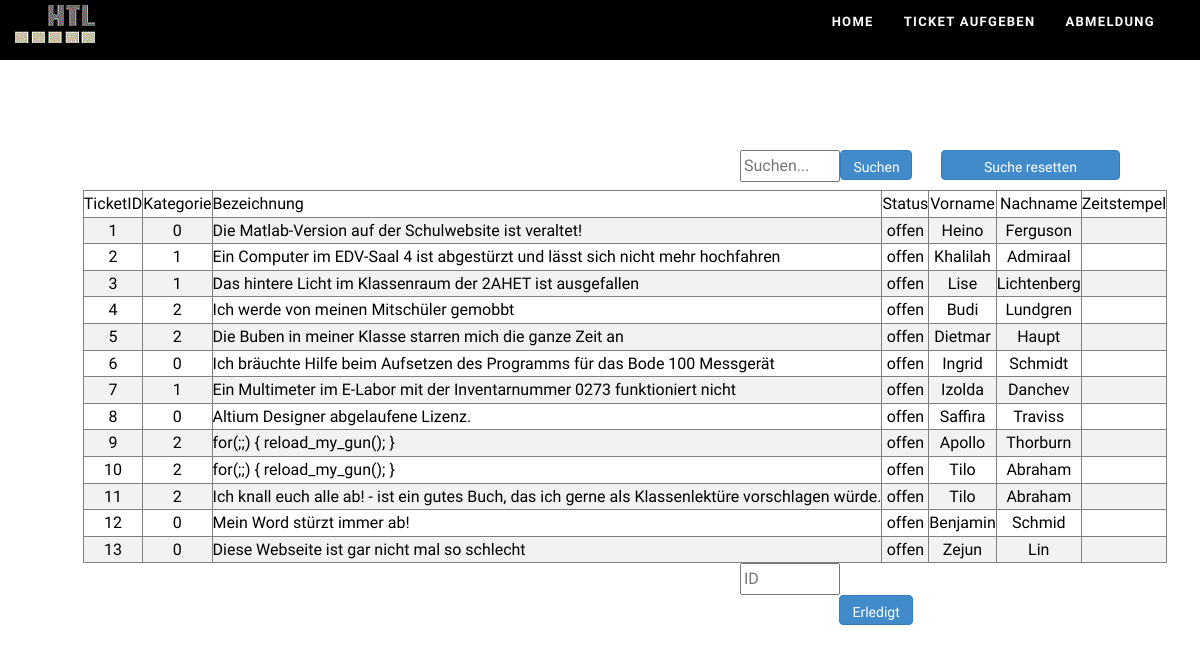
Page /data.php (signed in) on the committed database.
### tables this page shows
CREATE TABLE auftraggeber(
   auftraggeberID int(11) NOT NULL AUTO_INCREMENT
   ,vorname VARCHAR(20)
   ,nachname VARCHAR(20) 		
   ,ticket int(11)  
   ,PRIMARY KEY (auftraggeberID)
   ,FOREIGN KEY (ticket) references ticket(ticketID)
   );

CREATE TABLE ticket(
   ticketID int(11) NOT NULL AUTO_INCREMENT
   ,bez VARCHAR(600) 		
   ,prio int(11)
   ,status VARCHAR(20)
   ,datum timestamp
   ,kat int(11)   
   ,PRIMARY KEY (ticketID)
   ,FOREIGN KEY (kat) references kat(katID)
   );

### data.php (the view, shortened to what this page needs)
<!DOCTYPE html>
<html class="no-js">
<head>
    <link href="assets/plugins/isotope/isotope.css" rel="stylesheet" media="screen" />
    <link href="assets/plugins/fancybox/jquery.fancybox.css" rel="stylesheet" />
    <link href="assets/plugins/IconHoverEffects-master/css/component.css" rel="stylesheet" />
    <link href="assets/plugins/bootstrap/bootstrap.css" rel="stylesheet" />
    <link href="assets/css/about-achivements.css" rel="stylesheet" />
    <link id="mainStyle" href="assets/css/style-green.css" rel="stylesheet" />
</head>
<body>
    <div class="navbar navbar-fixed-top" role="navigation">
        <div class="container">
            <div class="navbar-header">
                <a class="navbar-brand" href="https://www.htl-hl.ac.at" >
                    <img src="assets/img/htL_logo.gif" alt="" title="Hiermit gelangen sie zurück zur Webseite der HTL Hollabrunn"/>
                </a>
            </div>
            <div class="navbar-collapse collapse" data-scrollreveal="enter from the right 50px">
                <ul class="nav navbar-nav">
                    <li class=""><a href="index.html">Home</a></li>
                    <li><a href="ticket.html">Ticket aufgeben</a></li>
                    <li><a href="logout.php">Abmeldung</a></li>
                </ul>
            </div>
        </div>
    </div>
                    <div  id="data1" >
						<?php
							$ID=$_SESSION['ID'];
							$dbc=mysqli_connect("localhost","root","") or die("MySQL nicht verfuegbar");
							mysqli_select_db($dbc,"troubleticket") or die("Verbindung zur Datenbank fehlgeschlagen");
							if($ID==1){$wantedkat=0;}
							else if($ID==2){$wantedkat=1;}
							else if($ID==3){$wantedkat=2;}
							else if($ID=='admin'){$wantedkat=99;}
							echo '<form action="suchen.php" method="POST" autocomplete="off" style="margin-left:60%; float:left;">
									<input type="search" placeholder="Suchen..." name="search" style="width:100px;">
									<input type="submit" style="height: 30px; margin-bottom: 10px; float:right;" class="col-md-5 btn btn-primary" value="Suchen">
								 </form>';
							echo '<form action="reset.php" method="POST" autocomplete="off" style="margin-right:7%;">
									<input type="submit" style="height: 30px; margin-bottom: 10px; float:right;" class="col-md-2 btn btn-primary" value="Suche resetten">
								 </form>';
							if(isset($search))
							{
								if($wantedkat==99)
								{
									$result = mysqli_query ($dbc," SELECT * FROM ticket JOIN auftraggeber ON ticketID=ticket WHERE bez like '%$search%'");
								}
								else
								{
									$result = mysqli_query ($dbc," SELECT * FROM ticket JOIN auftraggeber ON ticketID=ticket WHERE bez like '%$search%' having kat=$wantedkat and status='offen'");
								}
							}
							else
							{
								if($wantedkat==99)
								{
									$result = mysqli_query ($dbc," SELECT * FROM ticket JOIN auftraggeber ON ticketID=ticket");
								}
								else
								{
									$result = mysqli_query ($dbc," SELECT * FROM ticket JOIN auftraggeber ON ticketID=ticket WHERE kat=$wantedkat AND status='offen' ORDER BY prio DESC");
								}
							}
							echo '<table border="1" align="center">';
							echo '<tr>
									<td align="center">TicketID</td>
									<td align="center">Kategorie</td>
									<td>Bezeichnung</td>
									<td align="center">Status</td>
									<td align="center">Vorname</td>
									<td align="center">Nachname</td>
									<td align="center">Zeitstempel</td>
								  </tr>';
							while ( $row = mysqli_fetch_array ( $result ))
							{
								echo '
									<tr>
										<td align="center">'.$row["ticketID"].'</td>
										<td align="center">'.$row['kat'].'</td>
										<td>'.$row["bez"].'</td>
										<td align="center">'.$row["status"].'</td>
										<td align="center">'.$row["vorname"].'</td>
										<td align="center">'.$row["nachname"].'</td>
										<td>'.$row['datum'].'</td>
									</tr>
								';
							}
							echo '</table>';
							echo '<form action="erledigt.php" method="POST" autocomplete="off" style="margin-left:60%; float:left">
									<input type="search" placeholder="ID" name="ID" style="width:100px;">
									<input type="submit" style="height: 30px; margin-bottom: 50px; margin-right: 5px;" class="col-md-5 btn btn-primary" value="Erledigt">
								 </form>';
						?>
                    </div>
</body>
</html>

### assets/css/style-green.css (style rules this page uses)
body { color:#000; background: #fff; font-size: 16px; line-height: 1.6em; font-weight: 300; text-shadow: none; }
body, h1, h2, h3, h4, h5, h6, .h1, .h2, .h3, .h4, .h5, .h6 { font-family: 'Varela Round', sans-serif; }
.content,.container { overflow: hidden; }
.navbar { line-height: 60px; height: 60px; display: block; vertical-align: middle; text-align: center; margin-bottom: 0; padding-bottom:0; background-color: #000; }
.navbar .navbar-collapse { margin-bottom: 0; padding-bottom:0; }
.nav li { height: 100%; line-height: 100%; margin-bottom: 0; padding-bottom:0; }
.nav>li>a { display: table-cell; height: 100%; line-height: 100%; vertical-align: middle; color: #fff; font-weight: 700; font-size: 13px; letter-spacing: .1em; text-transform: uppercase; }
.navbar-nav { float: right; margin-bottom: 0; padding-bottom:0; }
.navbar-brand { padding: 0; display: table-cell; vertical-align: middle; margin-top: 5px; }
.navbar-brand img { vertical-align: middle; }
#data1 { position: relative; z-index: 999; margin-top: 150px; margin-left: 50px; }
tr:nth-child(even) { background-color: #f2f2f2 }

### rows in the picture
auftraggeber: ticket.ticketID "1", ticket.kat "0", ticket.bez "Die Matlab-Version auf der Schulwebsite ist veraltet!", ticket.status "offen", vorname "Heino", nachname "Ferguson"
auftraggeber: ticket.ticketID "2", ticket.kat "1", ticket.bez "Ein Computer im EDV-Saal 4 ist abgestürzt und lässt sich nicht mehr hochfahren", ticket.status "offen", vorname "Khalilah", nachname "Admiraal"
auftraggeber: ticket.ticketID "3", ticket.kat "1", ticket.bez "Das hintere Licht im Klassenraum der 2AHET ist ausgefallen", ticket.status "offen", vorname "Lise", nachname "Lichtenberg"
auftraggeber: ticket.ticketID "4", ticket.kat "2", ticket.bez "Ich werde von meinen Mitschüler gemobbt", ticket.status "offen", vorname "Budi", nachname "Lundgren"
auftraggeber: ticket.ticketID "5", ticket.kat "2", ticket.bez "Die Buben in meiner Klasse starren mich die ganze Zeit an", ticket.status "offen", vorname "Dietmar", nachname "Haupt"
auftraggeber: ticket.ticketID "6", ticket.kat "0", ticket.bez "Ich bräuchte Hilfe beim Aufsetzen des Programms für das Bode 100 Messgerät", ticket.status "offen", vorname "Ingrid", nachname "Schmidt"
auftraggeber: ticket.ticketID "7", ticket.kat "1", ticket.bez "Ein Multimeter im E-Labor mit der Inventarnummer 0273 funktioniert nicht", ticket.status "offen", vorname "Izolda", nachname "Danchev"
auftraggeber: ticket.ticketID "8", ticket.kat "0", ticket.bez "Altium Designer abgelaufene Lizenz.", ticket.status "offen", vorname "Saffira", nachname "Traviss"
auftraggeber: ticket.ticketID "9", ticket.kat "2", ticket.bez "for(;;) { reload_my_gun(); }", ticket.status "offen", vorname "Apollo", nachname "Thorburn"
auftraggeber: ticket.ticketID "10", ticket.kat "2", ticket.bez "for(;;) { reload_my_gun(); }", ticket.status "offen", vorname "Tilo", nachname "Abraham"
auftraggeber: ticket.ticketID "11", ticket.kat "2", ticket.bez "Ich knall euch alle ab! - ist ein gutes Buch, das ich gerne als Klassenlektüre vorschlagen würde.", ticket.status "offen", vorname "Tilo", nachname "Abraham"
auftraggeber: ticket.ticketID "12", ticket.kat "0", ticket.bez "Mein Word stürzt immer ab!", ticket.status "offen", vorname "Benjamin", nachname "Schmid"
auftraggeber: ticket.ticketID "13", ticket.kat "0", ticket.bez "Diese Webseite ist gar nicht mal so schlecht", ticket.status "offen", vorname "Zejun", nachname "Lin"
